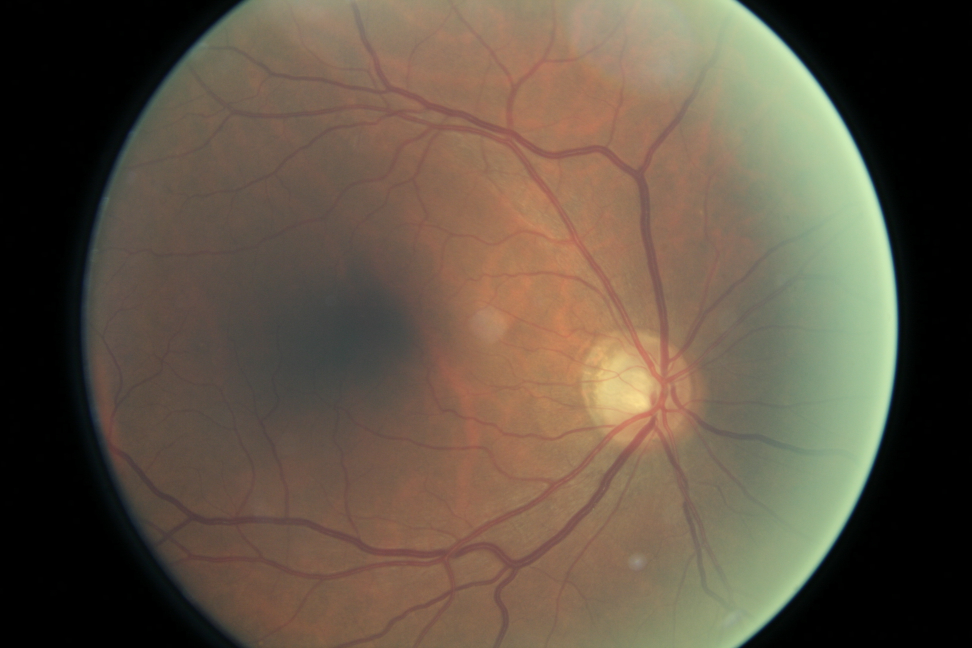
#> input picture Python/SE_presentation/deep/list/1000_left.jpeg, 3888 x 2592 px, found by its file name (shown at 1/4 size); its folder holds only this picture in this run
$ python diabetic-retinopathy-detection.py   (older library calls are emulated)
#> lines starting #> are read from the running program, lines starting #| are printed output that depends on the picture; after the words box and inside, x2 and y2 are one past the last pixel; in counts of white or black regions, pixels touching at a corner belong together

# coding: utf-8

# In[149]:


import cv2
import numpy as np
import pandas as pd
import os
from matplotlib import pyplot as plt
from keras.models import Sequential
from keras.layers.core import Dense, Activation, Dropout
from keras.optimizers import SGD, RMSprop
from keras.utils import np_utils
from sklearn.model_selection import train_test_split


# In[72]:


def processing(img) :
#> called with img = '../list/1000_left.jpeg'
    original = cv2.imread(img, cv2.IMREAD_COLOR)
#> original is the input picture: shape (2592, 3888, 3); mean B, G, R 68.8, 84.3, 97.3
    blue,green,red = cv2.split(original)
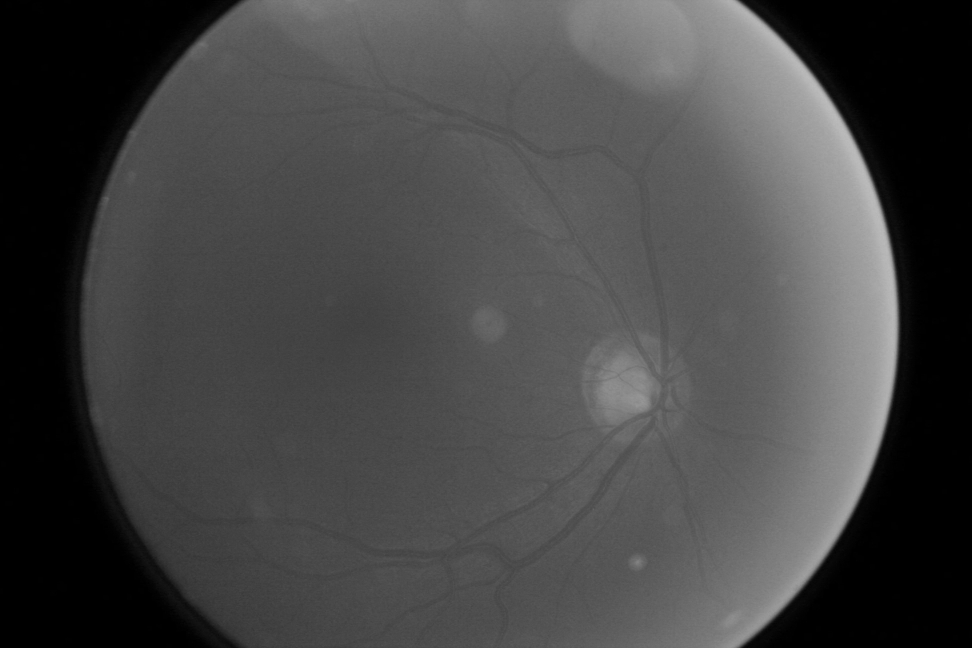
#> blue: shape (2592, 3888) (shown at 1/4 size); min 0, max 193, mean 68.8
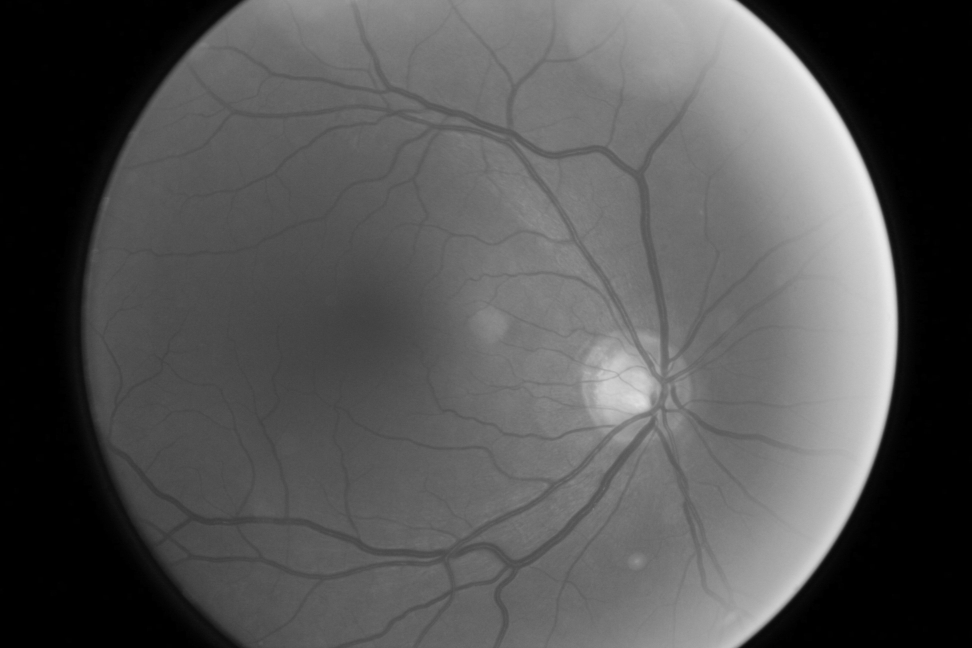
#> green: shape (2592, 3888) (shown at 1/4 size); min 0, max 242, mean 84.3
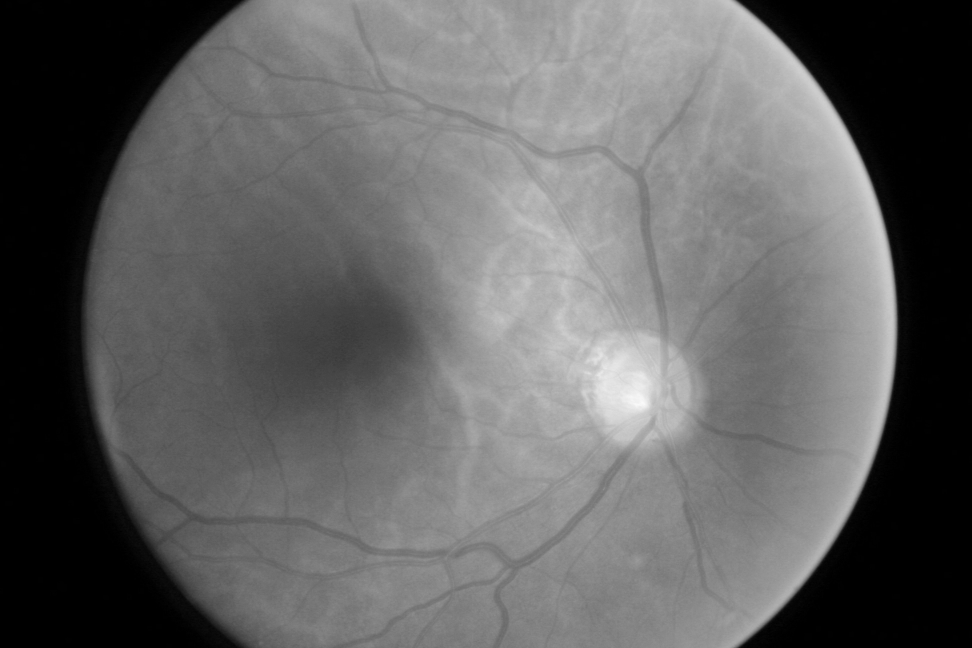
#> red: shape (2592, 3888) (shown at 1/4 size); min 0, max 253, mean 97.3
    clahe = cv2.createCLAHE(clipLimit=2.0, tileGridSize=(8,8)) # 그린 채널만 사용하여 히스토그램평활화를 위한 clahe 알고리즘 적용
    img = clahe.apply(green)
    tmp = img

    # 침식과 팽창연산을 이용한 3번의 열림연산과 닫힘연산 수행 ->
    tmp_img = cv2.morphologyEx(img, cv2.MORPH_OPEN, cv2.getStructuringElement(cv2.MORPH_ELLIPSE,(7,7)), iterations = 1)
    tmp_img = cv2.morphologyEx(tmp_img, cv2.MORPH_CLOSE, cv2.getStructuringElement(cv2.MORPH_ELLIPSE,(7,7)), iterations = 1)
    tmp_img = cv2.morphologyEx(tmp_img, cv2.MORPH_OPEN, cv2.getStructuringElement(cv2.MORPH_ELLIPSE,(13,13)), iterations = 1)
    tmp_img = cv2.morphologyEx(tmp_img, cv2.MORPH_CLOSE, cv2.getStructuringElement(cv2.MORPH_ELLIPSE,(13,13)), iterations = 1)
    tmp_img = cv2.morphologyEx(tmp_img, cv2.MORPH_OPEN, cv2.getStructuringElement(cv2.MORPH_ELLIPSE,(25,25)), iterations = 1)
    tmp_img = cv2.morphologyEx(tmp_img, cv2.MORPH_CLOSE, cv2.getStructuringElement(cv2.MORPH_ELLIPSE,(25,25)), iterations = 1)

    # 원 영상에서 뺼셈을 한 후 clahe 알고리즘 적용
    img = cv2.subtract(tmp_img,img)
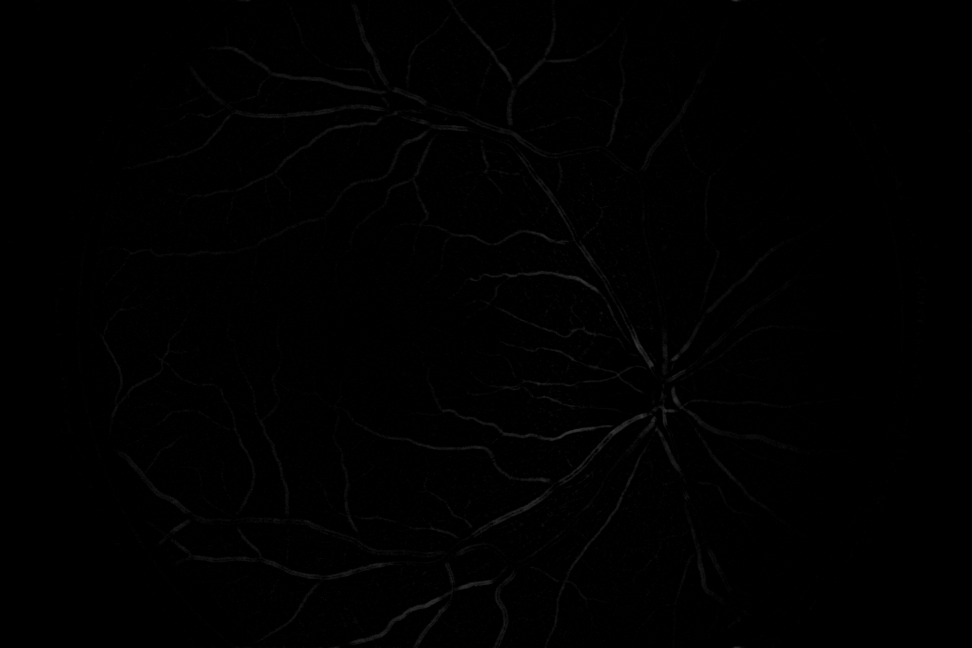
#> img: shape (2592, 3888) (shown at 1/4 size); min 0, max 66, mean 0.9
    img = clahe.apply(img)

    ret,threshold = cv2.threshold(img,15,255,cv2.THRESH_BINARY) # 이진화
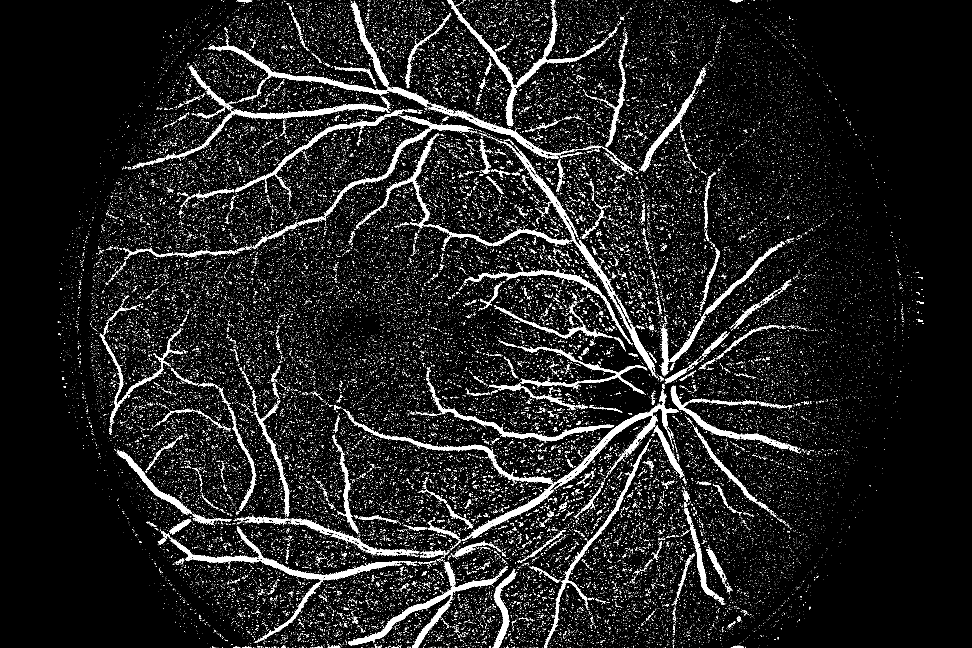
#> threshold: shape (2592, 3888) (shown at 1/4 size); 6.4% white; 73583 white regions (71966 under 20 px), largest, box (x1, y1, x2, y2) and area: (1392, 2247, 1997, 2592) 18270, (683, 2105, 1624, 2334) 17990, (2022, 571, 2630, 1512) 17797
    image, contours, hierarchy = cv2.findContours(threshold.copy(),cv2.RETR_LIST,cv2.CHAIN_APPROX_SIMPLE) # 노이즈 제거를 위한 Contours 적용
#> contours = 77760 contours
    mask = np.ones(img.shape[:2], dtype="uint8") * 255 # 필터마스크
    for cnt in contours:
        if cv2.contourArea(cnt) <= 200: # 영역이 200보다 작으면 mask적용
            cv2.drawContours(mask, [cnt], -1, 0, -1)
#> this loop made 77760 passes
#> cnt on passes 1 to 3: [[3032, 2591]], [[2980, 2591], [2983, 2591]], [[2711, 2591]]
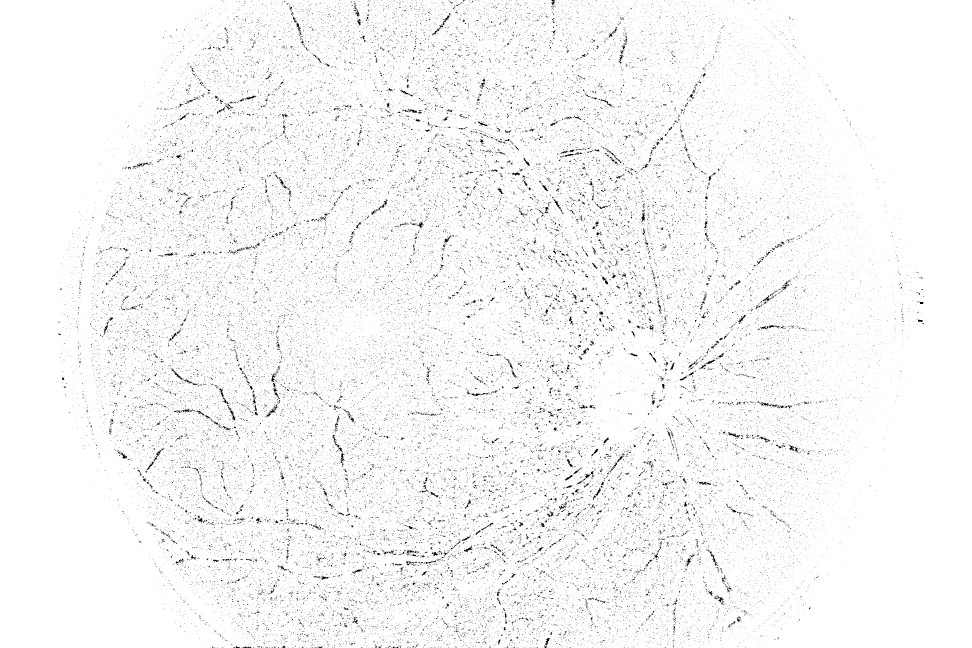
#> mask: shape (2592, 3888) (shown at 1/4 size); 96.9% white; black in thin lines or dots, all inside (x1, y1, x2, y2) = (231, 0, 3696, 2592)
    image = cv2.bitwise_and(img, img, mask=mask) # mask 적용
    ret,threshold = cv2.threshold(image,15,255,cv2.THRESH_BINARY_INV) # threshold
#> threshold: shape (2592, 3888); 96.6% white; 569 black regions (326 under 20 px), largest, box (x1, y1, x2, y2) and area: (1392, 2247, 1997, 2592) 17625, (2022, 571, 2630, 1512) 16936, (696, 2105, 1624, 2334) 16503
    normal = cv2.erode(threshold, cv2.getStructuringElement(cv2.MORPH_ELLIPSE,(3,3)), iterations=1) # 침식연산
#> normal: shape (2592, 3888); 95.5% white; 115 black regions (5 under 20 px), largest, box (x1, y1, x2, y2) and area: (1418, 1561, 2717, 2153) 36450, (682, 2104, 1625, 2572) 25462, (2021, 570, 2631, 1513) 21078
    ret = cv2.subtract(tmp, ~normal)
    ret = cv2.resize(ret, (600,600))
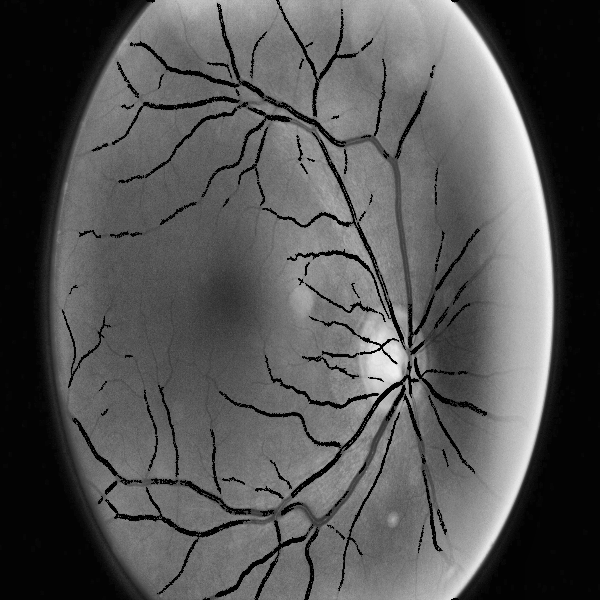
#> ret: shape (600, 600); min 0, max 247, mean 84.7
    ret = ret.reshape(360000,)
    return ret


# In[142]:


# 이미지 데이터가 저장된 폴더를 열어 데이터 전처리후 행렬형태로 저장 및 엑셀로 저장되어있는 정답데이터 추출
def search(dirname):
    cnt = 0
    filenames = os.listdir(dirname)
    filelist = list()
    for filename in filenames:
        full_filename = os.path.join(dirname, filename)
        ext = os.path.splitext(full_filename)[-1]
        if ext == '.jpeg':
            img = processing(full_filename)
            filelist.append(os.path.splitext(filename)[0])
            print(cnt)
            if(cnt==0) :
                x_data = img
                cnt += 1
            else :
                x_data = np.vstack([x_data, img])
                cnt += 1

    df = pd.read_csv("../trainLabels.csv",sep=",") # 정답데이터가 있는 엑셀파일이 저장된 경로 설정
#> (reads Python/SE_presentation/deep/trainLabels.csv from the repository)
    filelist = pd.DataFrame(filelist,columns=['image'])
    y_data = pd.merge(filelist,df)
    y_data = np.array(y_data['level'])
    y_data = y_data.reshape(y_data.shape[0],1)
    return x_data, y_data

x_data, y_data = search("../list/") # 학습데이터가 있는 엑셀파일이 저장된 경로 설정
#> y_data = [0]


# In[148]:


#> (the run stopped early here; a loop or call above may not have finished)
